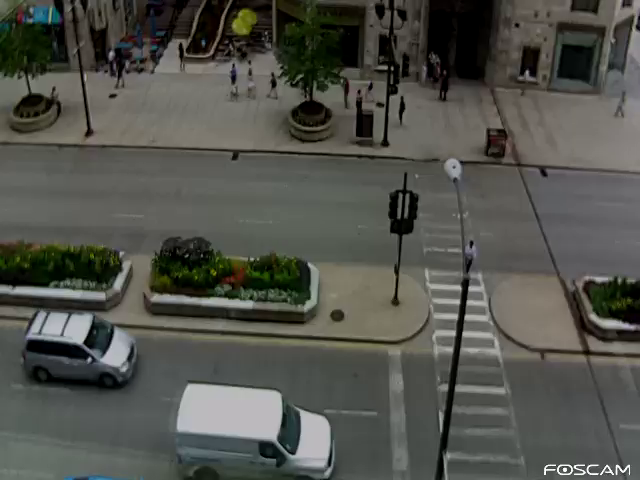
#> input picture frame 0 of VehicleCounting-master/rspi/flow.avi, 640 x 480 px
$ python main.py   (Python 2 division)
#> lines starting #> are read from the running program, lines starting #| are printed output that depends on the picture; after the words box and inside, x2 and y2 are one past the last pixel; in counts of white or black regions, pixels touching at a corner belong together
### VehicleCounting-master/rspi/vehicle_counter.py
import logging
import math

import cv2
import numpy as np

# ============================================================================

CAR_COLOURS = [ (0,0,255), (0,106,255), (0,216,255), (0,255,182), (0,255,76)
    , (144,255,0), (255,255,0), (255,148,0), (255,0,178), (220,0,255) ]

# ============================================================================

class Vehicle(object):
    def __init__(self, id, position):
        self.id = id
        self.positions = [position]
        self.frames_since_seen = 0
        self.counted1 = False
        self.counted2 = False
        self.counted3 = False
        self.counted4 = False
        self.counted5 = False
        self.counted6 = False

    def add_position(self, new_position):
        self.positions.append(new_position)
        self.frames_since_seen = 0

    def draw(self, output_image):
        car_colour = CAR_COLOURS[self.id % len(CAR_COLOURS)]
        for point in self.positions:
            cv2.circle(output_image, point, 2, car_colour, -1)
            cv2.polylines(output_image, [np.int32(self.positions)]
                , False, car_colour, 1)


# ============================================================================

class VehicleCounter(object):
    def __init__(self, shape, divider1, divider2, divider3, divider4, divider5, divider6):

        #self.height, self.width = shape

        self.divider1a_x, self.divider1a_y = divider1[0][0], divider1[0][1]
        self.divider1b_x, self.divider1b_y = divider1[1][0], divider1[1][1]
        self.divider2a_x, self.divider2a_y = divider2[0][0], divider2[0][1]
        self.divider2b_x, self.divider2b_y = divider2[1][0], divider2[1][1]
        self.divider3a_x, self.divider3a_y = divider3[0][0], divider3[0][1]
        self.divider3b_x, self.divider3b_y = divider3[1][0], divider3[1][1]
        self.divider4a_x, self.divider4a_y = divider4[0][0], divider4[0][1]
        self.divider4b_x, self.divider4b_y = divider4[1][0], divider4[1][1]
        self.divider5a_x, self.divider5a_y = divider5[0][0], divider5[0][1]
        self.divider5b_x, self.divider5b_y = divider5[1][0], divider5[1][1]
        self.divider6a_x, self.divider6a_y = divider6[0][0], divider6[0][1]
        self.divider6b_x, self.divider6b_y = divider6[1][0], divider6[1][1]

        self.vehicles = []
        self.next_vehicle_id = 0
        self.vehicle_count1 = 0
        self.vehicle_count2 = 0
        self.vehicle_count3 = 0
        self.vehicle_count4 = 0
        self.vehicle_count5 = 0
        self.vehicle_count6 = 0
        self.max_unseen_frames = 3

    # [53 lines left out: functions get_vector, is_valid_vector, update_vehicle, not called in this run]


    def update_count(self, matches, k, output_image = None):

        # First update all the existing vehicles
        for vehicle in self.vehicles:
            i = self.update_vehicle(vehicle, matches, k)
            if i is not None:
                del matches[i]

        # Add new vehicles based on the remaining matches
        for match in matches:
            centroid = match
            new_vehicle = Vehicle(self.next_vehicle_id, centroid)
            self.next_vehicle_id += 1
            self.vehicles.append(new_vehicle)

        # Count any uncounted vehicles that are past the divider
        for vehicle in self.vehicles:
            if not vehicle.counted1 and len(vehicle.positions) > 1 and (vehicle.positions[-1][0] > self.divider1a_x > vehicle.positions[-2][0]) and  self.divider1a_y > vehicle.positions[-1][1] > self.divider1b_y:
                #print vehicle.last_position
                self.vehicle_count1 += 1
                vehicle.counted1 = True
            if not vehicle.counted2 and len(vehicle.positions) > 1 and (vehicle.positions[-1][0] > self.divider2a_x > vehicle.positions[-2][0]) and self.divider2a_y > vehicle.positions[-1][1] > self.divider2b_y:
                self.vehicle_count2 += 1
                vehicle.counted2 = True
            if not vehicle.counted3 and len(vehicle.positions) > 1 and (vehicle.positions[-1][0] > self.divider3a_x > vehicle.positions[-2][0]) and self.divider3a_y > vehicle.positions[-1][1] > self.divider3b_y:
                self.vehicle_count3 += 1
                vehicle.counted3 = True
            if not vehicle.counted4 and len(vehicle.positions) > 1 and (vehicle.positions[-1][0] < self.divider4a_x < vehicle.positions[-2][0]) and self.divider4a_y > vehicle.positions[-1][1] > self.divider4b_y:
                self.vehicle_count4 += 1
                vehicle.counted4 = True
            if not vehicle.counted5 and len(vehicle.positions) > 1 and (vehicle.positions[-1][0] < self.divider5a_x < vehicle.positions[-2][0]) and self.divider5a_y > vehicle.positions[-1][1] > self.divider5b_y:
                self.vehicle_count5 += 1
                vehicle.counted5 = True
            if not vehicle.counted6 and len(vehicle.positions) > 1 and (vehicle.positions[-1][0] < self.divider6a_x < vehicle.positions[-2][0]) and self.divider6a_y > vehicle.positions[-1][1] > self.divider6b_y:
                self.vehicle_count6 += 1
                vehicle.counted6 = True
        # Optionally draw the vehicles on an image
        if output_image is not None:
            for vehicle in self.vehicles:
                vehicle.draw(output_image)

            # cv2.putText(output_image, ("%02d" % self.vehicle_count1), (42, 10)
            #     , cv2.FONT_HERSHEY_PLAIN, 0.7, (127, 255, 255), 1)
            # cv2.putText(output_image, ("%02d" % self.vehicle_count2), (142, 10)
            #     , cv2.FONT_HERSHEY_PLAIN, 0.7, (127, 255, 255), 1)
            # cv2.putText(output_image, ("%02d" % self.vehicle_count3), (242, 10)
            #     , cv2.FONT_HERSHEY_PLAIN, 0.7, (127, 255, 255), 1)
            # cv2.putText(output_image, ("%02d" % self.vehicle_count4), (342, 10)
            #     , cv2.FONT_HERSHEY_PLAIN, 0.7, (127, 255, 255), 1)
            # cv2.putText(output_image, ("%02d" % self.vehicle_count5), (442, 10)
            #     , cv2.FONT_HERSHEY_PLAIN, 0.7, (127, 255, 255), 1)
            # cv2.putText(output_image, ("%02d" % self.vehicle_count6), (542, 10)
            #     , cv2.FONT_HERSHEY_PLAIN, 0.7, (127, 255, 255), 1)

            print self.vehicle_count1
            print self.vehicle_count2
            print self.vehicle_count3
            print self.vehicle_count4
            print self.vehicle_count5
            print self.vehicle_count6

            #cv2.putText(output_image, ("%02d" % ((self.vehicle_count + self.vehicle_count2) / 2)), (242, 10)
            #    , cv2.FONT_HERSHEY_PLAIN, 0.7, (127, 255, 255), 1)
        # Remove vehicles that have not been seen long enough
        removed = [ v.id for v in self.vehicles
            if v.frames_since_seen >= self.max_unseen_frames ]
        self.vehicles[:] = [ v for v in self.vehicles
            if not v.frames_since_seen >= self.max_unseen_frames ]
        for id in removed:
            break

### VehicleCounting-master/rspi/main.py
import os
import sys
import math
import cv2
import numpy as np

from vehicle_counter import VehicleCounter

# ============================================================================

URL = '/home/pi/Desktop/working/VehicleCounting-master/rspi/flow.avi'

# Colours for drawing on processed frames
DIVIDER_COLOUR = (255, 255, 0)
BOUNDING_BOX_COLOUR = (255, 0, 0)
CENTROID_COLOUR = (0, 0, 255)

# Set the percentage of the resizing
K = 0.5

# Read one frame of the video to get the scale of the frame
cap = cv2.VideoCapture(URL)
while True:
    ret, frame = cap.read()
#> frame is the input picture: shape (480, 640, 3); mean B, G, R 76.3, 82.8, 81.8
    if ret:
        frame = cv2.resize(frame, (0, 0), fx = K, fy = K)
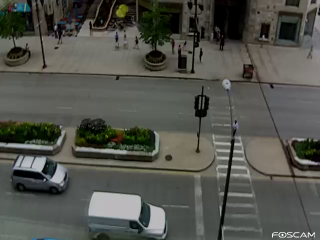
#> frame: shape (240, 320, 3); mean B, G, R 76.4, 82.9, 81.9
        height = frame.shape[0]
#> height = 240
        length = frame.shape[1]
#> length = 320
        print height, length
#| 240 320
        break
    else:
        print 'no frame'
cap.release()


#height = frame.shape[0]
#length = frame.shape[1]

# Set the 6 dividers, formed by 1_A and 1_B
DIVIDER1 = (DIVIDER1_A, DIVIDER1_B) = ((length / 3, height), (length / 3, int(290 * K)))
#> DIVIDER1 = ((106, 240), (106, 145)); DIVIDER1_A = (106, 240); DIVIDER1_B = (106, 145)
DIVIDER2 = (DIVIDER2_A, DIVIDER2_B) = ((length / 2, height), (length / 2, int(290 * K)))
#> DIVIDER2 = ((160, 240), (160, 145)); DIVIDER2_A = (160, 240)
DIVIDER3 = (DIVIDER3_A, DIVIDER3_B) = ((length / 3 * 2, height), (length / 3 * 2, int(290 * K)))
DIVIDER4 = (DIVIDER4_A, DIVIDER4_B) = ((length / 6, int(250 * K)), (length / 6, int(140 * K)))
DIVIDER5 = (DIVIDER5_A, DIVIDER5_B) = ((length / 3, int(250 * K)), (length / 3, int(140 * K)))
DIVIDER6 = (DIVIDER6_A, DIVIDER6_B) = ((length / 5 * 4, int(250 * K)), (length / 5 * 4, int(140 * K)))


# ============================================================================

def get_centroid(x, y, w, h):
    x1 = int(w / 2)
    y1 = int(h / 2)

    cx = x + x1
    cy = y + y1

    return (cx, cy)

# ============================================================================


def combined_nearby_centroid(centroid_pool):
    centroid_combined = []
    for (i, centroid) in enumerate(centroid_pool):
        flag = 0
        for entry in centroid_combined:
            if centroid in entry:
                flag = 1
                break
        if flag == 0:
            centroid_combined.append([centroid])
        for j in range(i, len(centroid_pool)):
            if abs(centroid[0] - centroid_pool[j][0]) < int(100 * K) and abs(centroid[1] - centroid_pool[j][1]) < int(40 * K):
                for entry in centroid_combined:
                    if centroid in entry and centroid_pool[j] not in entry:
                        entry.append(centroid_pool[j])
    return centroid_combined

def detect_vehicles(fg_mask):

    MIN_CONTOUR_WIDTH = 15 * K
    MIN_CONTOUR_HEIGHT = 15 * K

    # Find the contours of any vehicles in the image
    contours, hierarchy = cv2.findContours(fg_mask
        , cv2.RETR_EXTERNAL
        , cv2.CHAIN_APPROX_SIMPLE)

    matches = []
    centroid_aftercal = []
    for (i, contour) in enumerate(contours):
        #print contours
        (x, y, w, h) = cv2.boundingRect(contour)
        contour_valid = (w >= MIN_CONTOUR_WIDTH) and (h >= MIN_CONTOUR_HEIGHT)

        if not contour_valid:
            continue

        centroid = get_centroid(x, y, w, h)

        matches.append(centroid)
    print matches
    centroid_combined = combined_nearby_centroid(matches)
    for entry in centroid_combined:
                tempx = []
                tempy = []
                for centroid in entry:
                    tempx.append(centroid[0])
                    tempy.append(centroid[1])
                centroid_aftercal.append((sum(tempx) / len(tempx), sum(tempy) / len(tempy)))
    return centroid_aftercal

# ============================================================================

def filter_mask(fg_mask):
    kernel = cv2.getStructuringElement(cv2.MORPH_ELLIPSE, (3, 3))

    # Fill any small holes
    closing = cv2.morphologyEx(fg_mask, cv2.MORPH_CLOSE, kernel)
    # Remove noise
    #opening = cv2.morphologyEx(closing, cv2.MORPH_OPEN, kernel)

    opening = cv2.morphologyEx(closing, cv2.MORPH_OPEN, kernel)
    # Dilate to merge adjacent blobs
    dilation = cv2.dilate(opening, kernel, iterations = 2)

    return dilation

# ============================================================================

def process_frame(frame, bg_subtractor, car_counter, k):

    # Create a copy of source frame to draw into
    processed = frame.copy()

    # Draw dividing line -- we count cars as they cross this line.
    cv2.line(processed, DIVIDER1_A, DIVIDER1_B, DIVIDER_COLOUR, 1)
    cv2.line(processed, DIVIDER2_A, DIVIDER2_B, DIVIDER_COLOUR, 1)
    cv2.line(processed, DIVIDER3_A, DIVIDER3_B, DIVIDER_COLOUR, 1)
    cv2.line(processed, DIVIDER4_A, DIVIDER4_B, DIVIDER_COLOUR, 1)
    cv2.line(processed, DIVIDER5_A, DIVIDER5_B, DIVIDER_COLOUR, 1)
    cv2.line(processed, DIVIDER6_A, DIVIDER6_B, DIVIDER_COLOUR, 1)

    # Remove the background
    fg_mask = bg_subtractor.apply(frame, None, 0.01)
    fg_mask = filter_mask(fg_mask)

    matches = detect_vehicles(fg_mask)

    for (i, match) in enumerate(matches):


        centroid = match

        # Mark the bounding box and the centroid on the processed frame
        # NB: Fixed the off-by one in the bottom right corner
        #cv2.rectangle(processed, (x, y), (x + w - 1, y + h - 1), BOUNDING_BOX_COLOUR, 1)
        cv2.circle(processed, centroid, 2, CENTROID_COLOUR, -1)

    car_counter.update_count(matches, k, processed)

    return processed
    #return fg_mask
# ============================================================================

def main():
    bg_subtractor = cv2.BackgroundSubtractorMOG2()

    car_counter = None # Will be created after first frame is captured

    # Set up image source

    #cap = cv2.VideoCapture("flow.mp4")
    cap = cv2.VideoCapture(URL)
    while True:
        ret, frame = cap.read()
        if not ret:
            print 'failed'
        else:
            frame = cv2.resize(frame, (0, 0), fx = K, fy = K)
            if car_counter is None:
                # We do this here, so that we can initialize with actual frame size
                #car_counter = VehicleCounter(frame.shape[:2], frame.shape[1] / 2)
                car_counter = VehicleCounter(frame.shape[:2], DIVIDER1, DIVIDER2, DIVIDER3, DIVIDER4, DIVIDER5, DIVIDER6)
                #print frame.shape
            # Archive raw frames from video to disk for later inspection/testing

            processed = process_frame(frame, bg_subtractor, car_counter, K)
#> in process_frame, `cv2.line(processed, DIVIDER1_A, DIVIDER1_B, DIVIDER_COLOUR, 1)`: processed: shape (240, 320, 3); 0.12% of pixels changed, all inside (x1, y1, x2, y2) = (106, 145, 107, 240)
#> in process_frame, `cv2.line(processed, DIVIDER2_A, DIVIDER2_B, DIVIDER_COLOUR, 1)`:
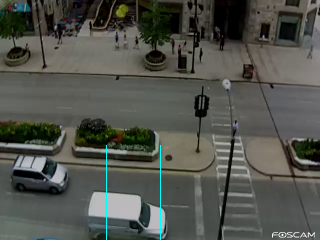
#> processed: shape (240, 320, 3); mean B, G, R 76.8, 83.3, 81.6
#> in process_frame, `cv2.line(processed, DIVIDER3_A, DIVIDER3_B, DIVIDER_COLOUR, 1)`:
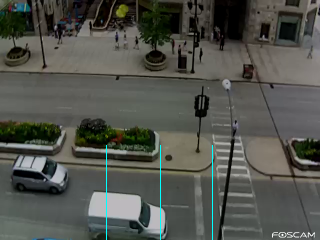
#> processed: shape (240, 320, 3); 0.12% of pixels changed, all inside (x1, y1, x2, y2) = (212, 145, 213, 240)
#> in process_frame, `cv2.line(processed, DIVIDER4_A, DIVIDER4_B, DIVIDER_COLOUR, 1)`: processed: shape (240, 320, 3); 0.07% of pixels changed, all inside (x1, y1, x2, y2) = (53, 70, 54, 126)
#> in process_frame, `cv2.line(processed, DIVIDER5_A, DIVIDER5_B, DIVIDER_COLOUR, 1)`:
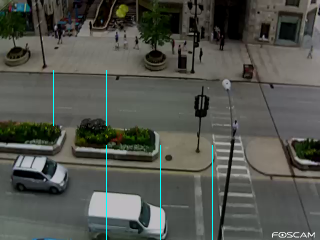
#> processed: shape (240, 320, 3); mean B, G, R 77.2, 83.7, 81.4
#> in process_frame, `cv2.line(processed, DIVIDER6_A, DIVIDER6_B, DIVIDER_COLOUR, 1)`: processed: shape (240, 320, 3); 0.07% of pixels changed, all inside (x1, y1, x2, y2) = (256, 70, 257, 126)
#> in process_frame, `fg_mask = bg_subtractor.apply(frame, None, 0.01)`:
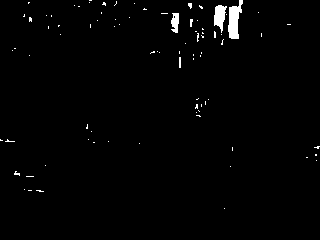
#> fg_mask: shape (240, 320); values 127 (black) and 255 (white), 1.4% white; 85 white regions (81 under 20 px), largest, box (x1, y1, x2, y2) and area: (228, 0, 243, 39) 354, (214, 5, 227, 33) 224, (171, 13, 179, 33) 121, (179, 57, 181, 68) 22
#> in filter_mask, `closing = cv2.morphologyEx(fg_mask, cv2.MORPH_CLOSE, kernel)`: closing: shape (240, 320); values 127 (black) and 255 (white), 1.4% white; 81 white regions (77 under 20 px), largest, box (x1, y1, x2, y2) and area: (228, 0, 243, 39) 357, (214, 5, 227, 33) 228, (171, 13, 179, 33) 127, (179, 57, 181, 68) 22
#> in filter_mask, `opening = cv2.morphologyEx(closing, cv2.MORPH_OPEN, kernel)`:
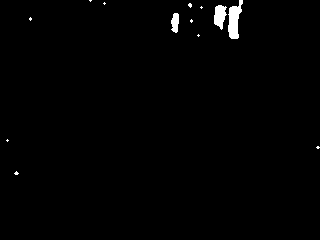
#> opening: shape (240, 320); values 127 (black) and 255 (white), 1% white; 13 white regions (10 under 20 px), largest, box (x1, y1, x2, y2) and area: (228, 0, 243, 39) 353, (214, 5, 227, 30) 220, (171, 13, 179, 33) 123
#> in filter_mask, `dilation = cv2.dilate(opening, kernel, iterations = 2)`:
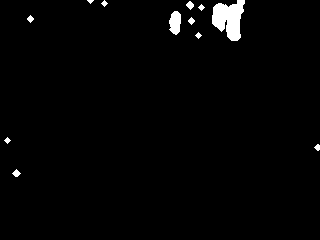
#> dilation: shape (240, 320); values 127 (black) and 255 (white), 1.8% white; 12 white regions (1 under 20 px), largest, box (x1, y1, x2, y2) and area: (212, 0, 245, 41) 876, (169, 11, 181, 35) 221, (186, 1, 194, 10) 44
#> in detect_vehicles, `contours, hierarchy = cv2.findContours(fg_mask , cv2.RETR_EXTERNAL , c..`: contours = [[[0, 0], [0, 239], [319, 239], [319, 0]]]
#> the loop in detect_vehicles, `for (i, contour) in enumerate(contours):` made 1 pass
#> (contour, x, y, w, h, contour_valid, x1 in get_centroid, y1 in get_centroid) on pass 1: ([[0, 0], [0, 239], [319, 239], [319, 0]], 0, 0, 320, 240, True, 160, 120)
#> after the loop in detect_vehicles, `for (i, contour) in enumerate(contours):`: matches = [(160, 120)]
#| [(160, 120)]
#> the loop in combined_nearby_centroid, `for (i, centroid) in enumerate(centroid_pool):` made 1 pass
#> centroid on pass 1: (160, 120)
#> after the loop in combined_nearby_centroid, `for (i, centroid) in enumerate(centroid_pool):`: centroid_combined = [[(160, 120)]]; entry = [(160, 120)]
#> in detect_vehicles, `centroid_combined = combined_nearby_centroid(matches)`: centroid_combined = [[(160, 120)]]
#> the loop in detect_vehicles, `for entry in centroid_combined:` made 1 pass
#> after the loop in detect_vehicles, `for entry in centroid_combined:`: centroid_aftercal = [(160, 120)]
#> the loop in process_frame, `for (i, match) in enumerate(matches):   ` made 1 pass
#> after the loop in process_frame, `for (i, match) in enumerate(matches):`: processed: shape (240, 320, 3); mean B, G, R 77.3, 83.9, 81.3
#> the loop in update_count, `for match in matches:` made 1 pass
#> after the loop in update_count, `for match in matches:`: self.next_vehicle_id = 1; self.vehicles = 1 item
#> the loop in update_count, `for vehicle in self.vehicles:` made 1 pass
#> after the loop in update_count, `for vehicle in self.vehicles:`: self.vehicle_count1 = 0; vehicle.counted1 = False
#> the loop in update_count, `for vehicle in self.vehicles:` made 1 pass
#| 0
#| 0
#| 0
#| 0
#| 0
#| 0
#> in update_count, `removed = [ v.id for v in self.vehicles if v.frames_since_seen >= self..`: removed = []

            # [6 lines of commented-out code are left out]

    cap.release()
    cv2.destroyAllWindows()

# ============================================================================

if __name__ == "__main__":

    main()
